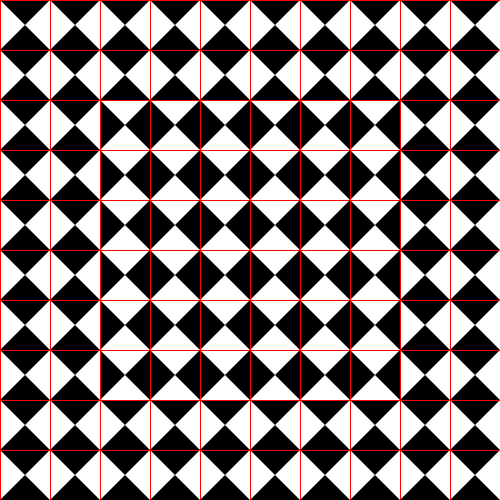
Frame 1 (no input)
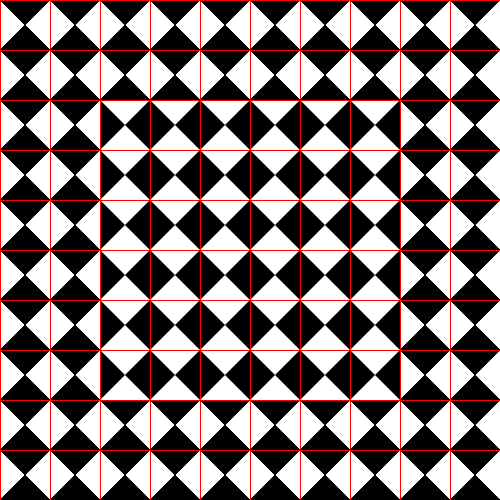
Frame 60 (the mouse pressed at the canvas centre just before this capture)
Frame 120 (the mouse held since frame 60 and released just before this capture): identical to frame 60, image omitted

The Processing sketch that drew these frames (run headless with seeded random() and noise(); from frame 60 on, the mouse is pressed at the canvas centre):

// Processing sketch: Assignment_5
// ── Assignment_5.pde
//Naveed Yeganegi
//nyeganeg@ucsc.edu - 1541371
//Programming Assignment 5
//This program creates a grid with triangles. Meant to replicate assigned sketch.

void setup() {
  size(500,500);
  background(255);
  sqr = width/10; //The length of each of the 10 rows
}
 //Makes variables global
int sqr;

void draw() {
  rectMode(CENTER);
  stroke(255,0,0);
  fill(0);
  rect(width/2, height/2, sqr*6, sqr*6); //draws black square in the middle
  
  for (int x = 0; x < width; x += sqr) {//draws black triangles 
    for (int y = 0; y < height; y += sqr) { 
      noStroke();
      fill(0);
      triangle(x,y,x+25,y+25,x+50,y); //draws black triangles along top row
      triangle(x,y+50,x+25, y+25, x+50, y+50); //draws black triangles along bottom row
    }
  }  
 for (int x=100; x<400; x+=sqr) { //Draws white triangles in the black sqaure
   for (int y=100; y<400; y+=sqr) {
     fill(255);
     noStroke();
     triangle(x, y, x+25, y+25, x+50, y);
     triangle(x, y+50, x+25, y+25, x+50, y+50); 
   }
 }
 for (int x = 0; x < width; x += sqr) {
   for (int y = 0; y < height; y += sqr) {
     stroke(255,0,0);
     line(x,0,x,height); //draws red verticle lines in grid
     line(0,y,width,y); //draws red horizontal lines in grid
   }
 }
  noFill(); //draws final red outline around whole sketch
  stroke(255,0,0);
  rectMode(CORNER);
  rect(0,0,width,height); 
} 
